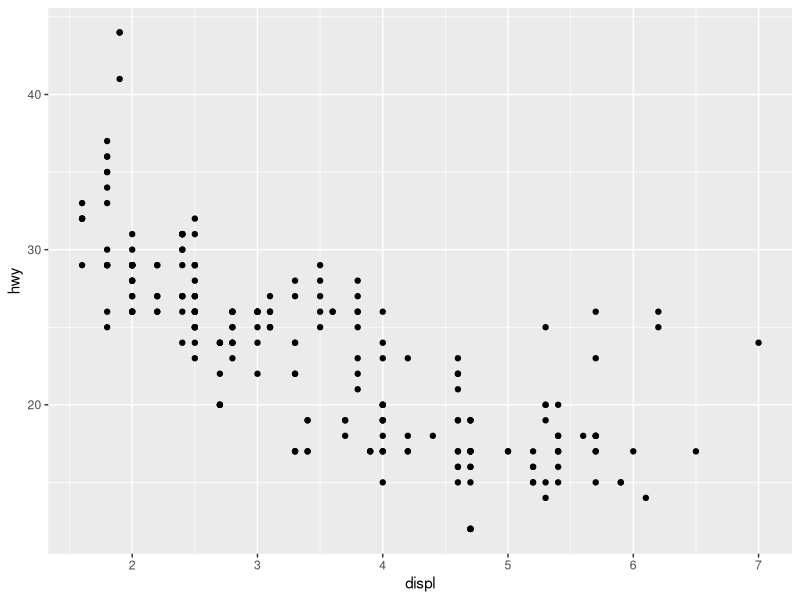
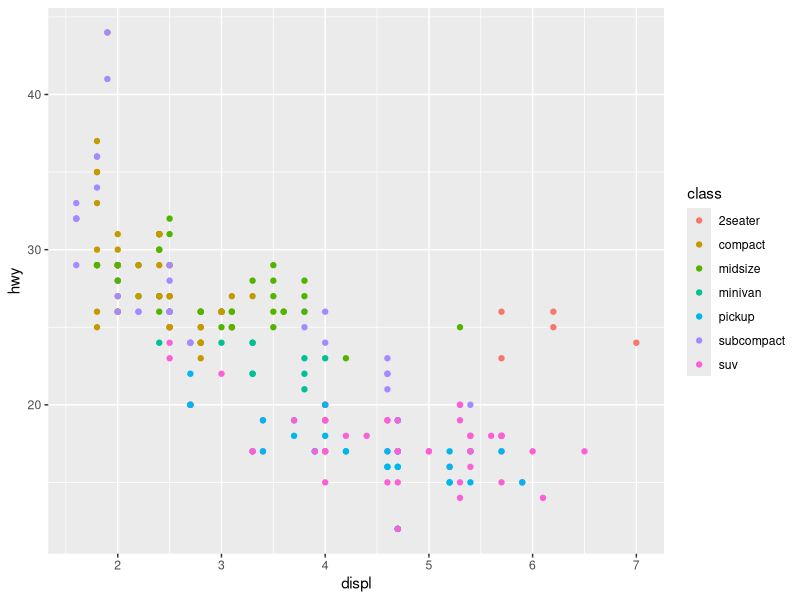
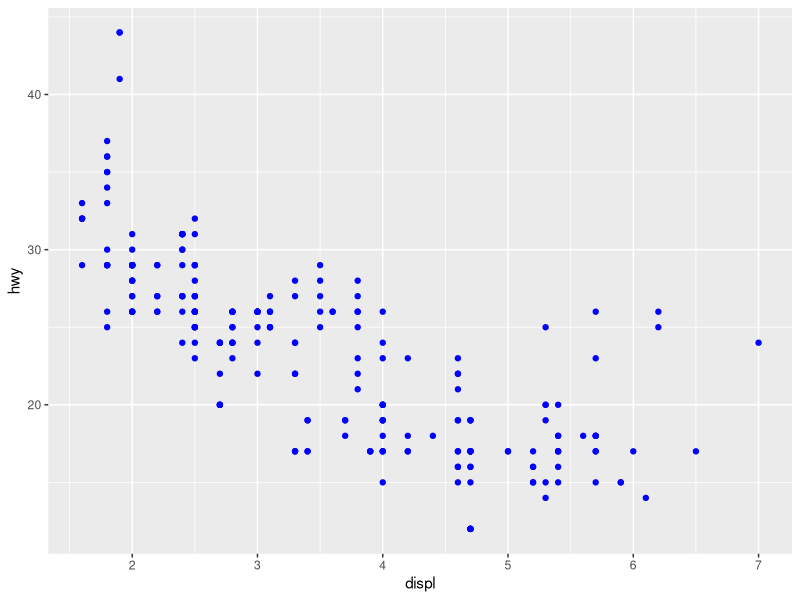
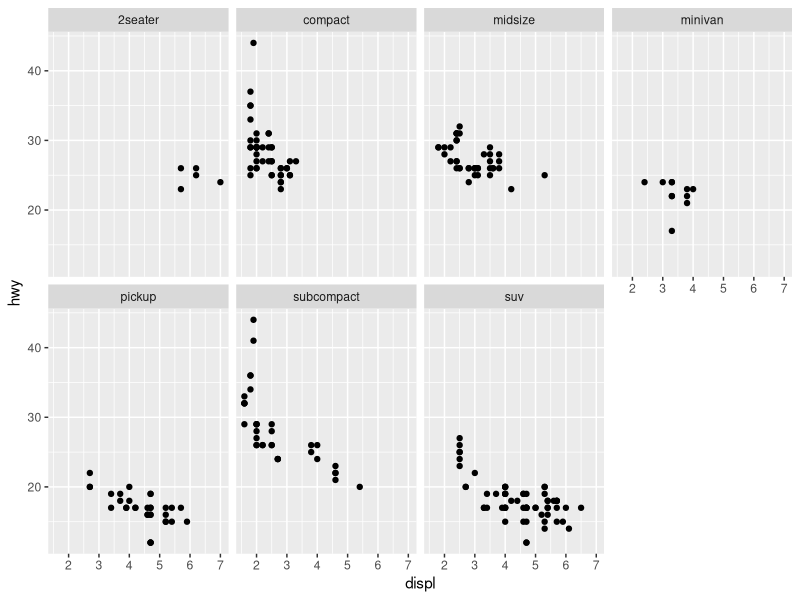
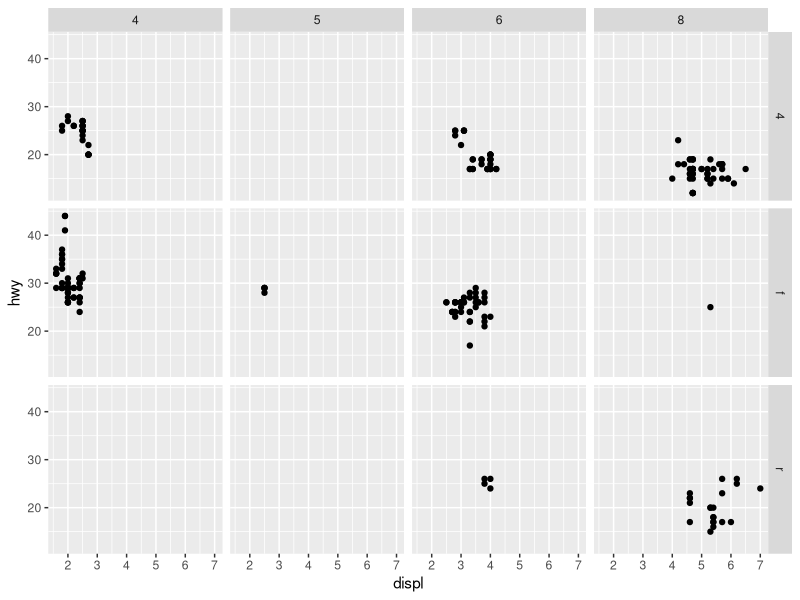
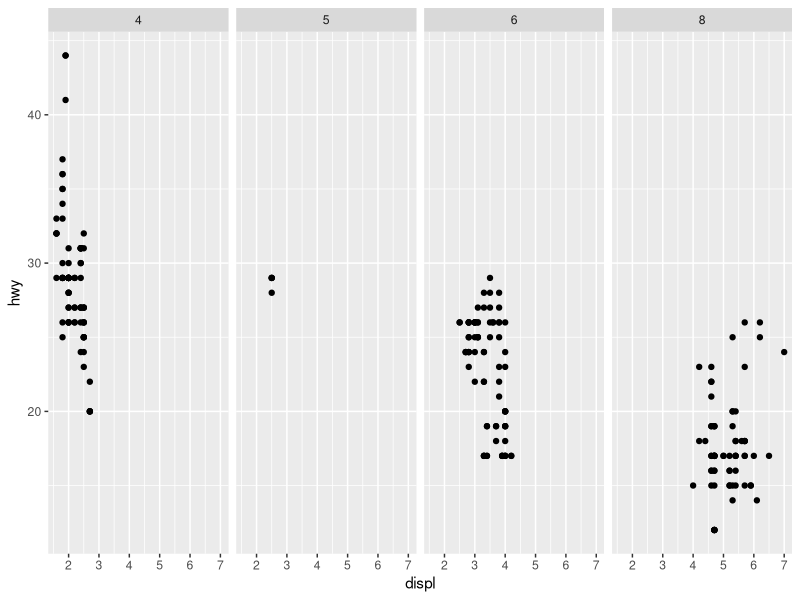
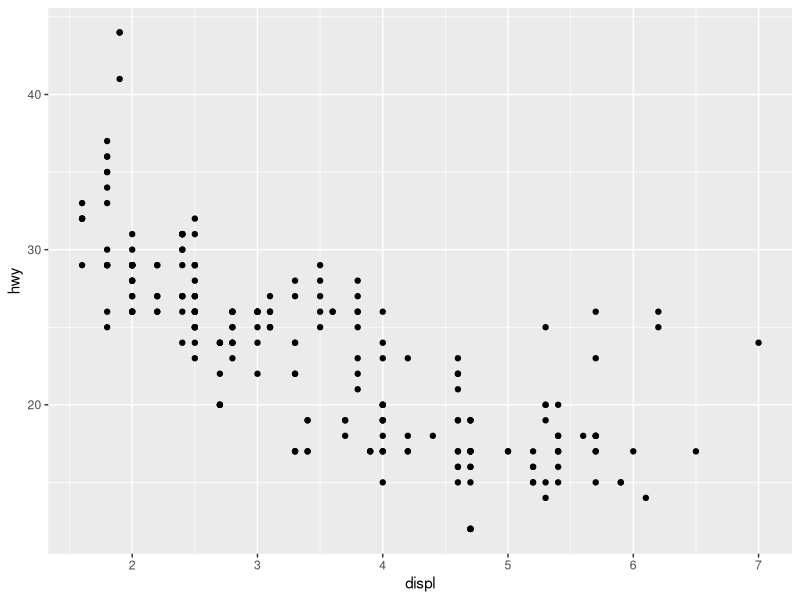
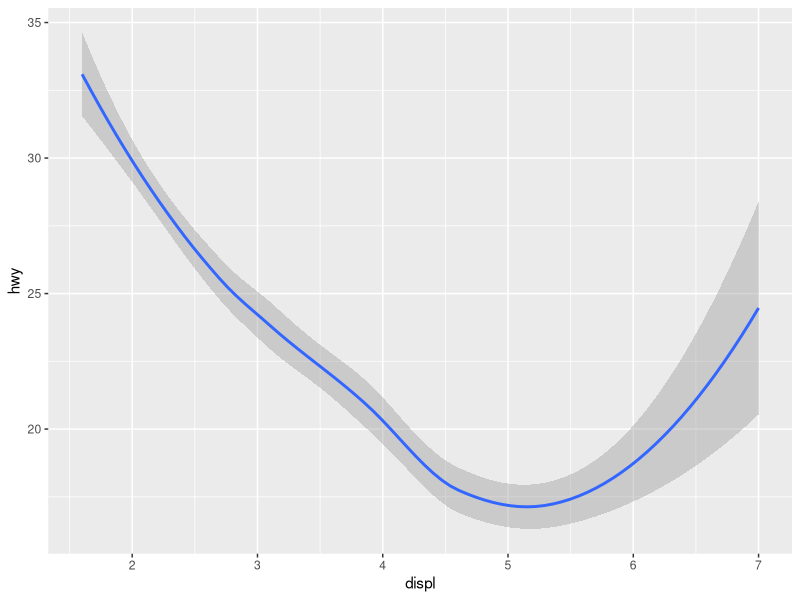

These charts were generated, in order, by the following R code:

#### Preface ######################################################################################

### Data Science Model ############################################################################

# First you must import your data. This typically means that you take data stored in a file, 
# database, or web API, and load it into a data frame in R. 

# Next, it's a good idea to tidy the data, which means storing it in a consistent form that matches 
# the semantics of the dataset with the way it's stored. In short, when your data is tidy, each 
# column is a variable and each row is an observation. 

# Once data is tidy, a common first step is to transform the data. Transformation includes 
# narrowing in on observations of interest, creating new variables that are functions of existing 
# variables, and calculating a set of summary statistics.

# Together, tidying and transforming are called wrangling. Once you have tidy data, there are two 
# main engines of knowledge generation: visualization and modeling.

# A good visualization will show you things that you did not expect or raise new questions about 
# the data. It may also hint that you're asking the wrong question, or need to collect different 
# data. 

# Once you've made your questions sufficiently precise, you can use a model to answer them. Every 
# model makes assumptions, and by its nature a model cannot question its own assumptions. That 
# means that a model can't fundamentally surprise you. 

# The last step of a data science project is communication. It doesn't matter how well your models 
# and visualizations have led you to understand the data unless you can also communicate your 
# results to others. 

# Data exploration is the art of looking at your data, rapidly generating hypotheses, quickly 
# testing them, then repeating again and again. The goal is to generate many promising leads that 
# you can later explore in more depth.

#### Chapter 1: Data Visualization with ggplot2 ###################################################

library('ggplot2')
library('tidyverse')

# ggplot2 implements the grammar of graphics, a coherent system for describing and building graphs. 

# If we need to be explicit about where a function (or dataset) comes from, we'll use the special 
# form package::function()

### First Steps ###################################################################################

## The mpg Data Frame *****************************************************************************

# The mpg data set is a data frame found within ggplot2 (ggplot2::mpg). A data frame is a 
# rectangular collection of variables (in the columns) and observations (in the rows). mpg contains
# observations collected by the US EPA on 38 models of cars:

# Long-form
ggplot2::mpg

# Short-form
mpg

## Creating a ggplot ******************************************************************************

# With ggplot2, you begin a plot with the function ggplot(), which creates a coordinate system that 
# you can add layers to. The first argument of ggplot() is the data to use in the graph. So the 
# line ggplot(data=mpg) creates an empty graph. The function geom_point() adds a layer of points to 
# your plot, which creates a scatterplot. Each geom function in ggplot2 takes a mapping argument, 
# which defines how variables in your data are mapped to visual properties. The mapping argument is 
# always paired with aes(), and the x and y arguments specify which variables to map to the 
# respective axes:
ggplot(data = mpg) + 
  geom_point(mapping = aes(x = displ, y = hwy))

## Graphing Template ******************************************************************************

# ggplot(data = <DATA>) +
#   <GEOM_FUNCTION>(mapping = aes(<MAPPINGS))

### Aesthetic Mappings ############################################################################

# You can add a third variable, like class, to a two-dimensional scatterplot by mapping it to an 
# aesthetic, which is a visual property of the objects in your plot. They can include things like 
# the size, shape, and color of your points. 

# You can convey information about your data by mapping the aesthetics in your plot to the 
# variables in your data:
ggplot(data = mpg) + 
  geom_point(mapping = aes(x = displ, y = hwy, color = class))

# You can also set the aesthetic properties of your geom manually. To set an aesthetic manually, 
# set the property by name as an argument of your geom function, outside of the aes() argument: 
ggplot(data = mpg) + 
  geom_point(mapping = aes(x = displ, y = hwy), color = 'blue')

# One common problem when creating ggplot2 graphics is to put the + in the wrong place: it has to 
# be at the end of a line, not the beginning.

# It'll interpret the inputs as different classes, depending on what the inputs look like (in this 
# case it treats the booleans as two separate classes)

### Facets ########################################################################################

# Another way to add additional variables is to split your plot into facets, which are subplots 
# that each display one subset of the data. 

# To facet your plot by a single variable, use facet_wrap(), the first argument of which should be 
# a formula, which you create with a ~ followed by a variable name (here "formula" is the name of a 
# data structure in R, not an "equation"). The variable that you pass to facet_wrap() should be 
# discrete:
ggplot(data = mpg) + 
  geom_point(mapping = aes(x = displ, y = hwy)) + 
  facet_wrap(~ class, nrow = 2)

# To facet your plot on the combination of two variables, add facet_grid() to your plot call. This 
# time the formula should contain two variable names separated by a ~ where the left variable will 
# be the y-axis and the right variable will be the x-axis:
ggplot(data = mpg) + 
  geom_point(mapping = aes(x = displ, y = hwy)) + 
  facet_grid(drv ~ cyl)

# If you prefer to not facet in the rows or columns dimension, use a '.' instead of a variable 
# name:
ggplot(data = mpg) + 
  geom_point(mapping = aes(x = displ, y = hwy)) + 
  facet_grid(. ~ cyl)

### Geometric Objects #############################################################################

# A geom is the geometrical object that a plot uses to represent data. To change the geom in your 
# plot, change the geom function that you add to ggplot():

# scatter
ggplot(data = mpg) + 
  geom_point(mapping = aes(x = displ, y = hwy))

# line
ggplot(data = mpg) + 
  geom_smooth(mapping = aes(x = displ, y = hwy))

# You can set the linetype of line in geom_smooth(), where it'll draw a different line for each 
# unique value of the variable that you map to linetype:
ggplot(data = mpg) + 
  geom_smooth(mapping = aes(x = displ, y = hwy, linetype = drv))

# Many geoms use a single geometric object to display multiple rows of data. For these geoms, you 
# can set the group aesthetic to a categorical variable to draw multiple objects. It'll draw a 
# separate object for each unique value of the grouping variable:

# In practice, it'll automatically group the data for these geoms whenever you map an aesthetic to 
# a discrete variable (as in the use of linetype). It's convenient to rely on this feature because 
# the group aesthetic by itself does not add a legend:
ggplot(data = mpg) + 
  geom_smooth(mapping = aes(x = displ, y = hwy))

ggplot(data = mpg) + 
  geom_smooth(mapping = aes(x = displ, y = hwy, group = drv))

ggplot(data = mpg) + 
  geom_smooth(
    mapping = aes(x = displ, y = hwy, color = drv),
    show.legend = FALSE
  )

# To display multiple geoms in the same plot, add multiple geom functions to ggplot():
ggplot(data = mpg) + 
  geom_point(mapping = aes(x = displ, y = hwy)) + 
  geom_smooth(mapping = aes(x = displ, y = hwy))

# To avoid duplication of code (and hence reduce the need to change things at multiple spots) you 
# may pass a set of mappings, which will be treated as global mappings to each geom in the graph:
ggplot(data = mpg, mapping = aes(x = displ, y = hwy)) + 
  geom_point() + 
  geom_smooth()

# If you pass mappings in a geom function, they'll be treated as local mappings for the layer. 
# It'll use these mappings to extend of overwrite the global mappings for that layer only:
ggplot(data = mpg, mapping = aes(x = displ, y = hwy)) + 
  geom_point(mapping = aes(color = class)) + 
  geom_smooth()

# You can use the same idea to specify different data for each layer. Here, our smooth line 
# displays just a subset of the mpg data. The local data argument in geom_smooth overwrites the 
# global data argument: 
ggplot(data = mpg, mapping = aes(x = displ, y = hwy)) + 
  geom_point(mapping = aes(color = class)) +
  geom_smooth(
    data = filter(mpg, class == 'subcompact'),
    se = FALSE
  )

### Statistical Transformations ###################################################################

# The following bar chart displays the total number of diamonds in the diamonds dataset, grouped 
# by cut:
ggplot(data = diamonds) + 
  geom_bar(mapping = aes(x = cut))

# Boxplots compute a robust summary of the distribution and display a specially formatted box. The 
# algorithm used to calculate new values for a graph is called a stat, or statistical 
# transformation. geom_bar() uses stat_count() by default.

# You can generally use geoms and stats interchangeably. This works because every geom has a 
# default stat, and every stat has a default geom:
ggplot(data = diamonds) + 
  stat_count(mapping = aes(x = cut))

# There are three reasons you may need to use a stat explicitly:

# 1) You may want to override the default stat. In the following code, the stat of geom_bar() is 
#    changed from count to identity, which allows the mapping of the heigth of the bars to the raw 
#    values of y. 

demo <- tribble(
  ~a, ~b,
  'bar_1', 20,
  'bar_2', 30,
  'bar_3', 40
)

ggplot(data = demo) + 
  geom_bar(
    mapping = aes(x = a, y = b), stat = 'identity'
  )

# 2) You may want to override the default mapping from transformed variables to aesthetics. For 
#    example, you might want to display a bar chart of proportion instead of count.

ggplot(data = diamonds) + 
  geom_bar(
    mapping = aes(x = cut, y = after_stat(prop), group = 1)
  )

# 3) You may want to draw greater attention to the statistical transformation. For example, you may 
#    use stat_summary(), which summarizes the y values for each unique x value.

ggplot(data = diamonds) + 
  stat_summary(
    mapping = aes(x = cut, y = depth),
    fun.min = min,
    fun.max = max,
    fun = median
  )

### Position Adjustments ##########################################################################

# You can color a bar chart using either the color aesthetic or the fill aesthetic:
ggplot(data = diamonds) + 
  geom_bar(mapping = aes(x = cut, color = cut))

ggplot(data = diamonds) + 
  geom_bar(mapping = aes(x = cut, fill = cut))

# Note what happens if you map the fill aesthetic to another variable. The bars are automatically 
# stacked; each colored rectangle represents a combination of cut and clarity:
ggplot(data = diamonds) + 
  geom_bar(mapping = aes(x = cut, fill = clarity))

# The stacking is performed automatically by the position adjustment specified by the position 
# argument. If you don't want a stacked bar chart, you can use 'identity', 'dodge', or 'fill'.

# Identity will place each object exactly where it falls in the context of the graph. This is not 
# very useful for bar charts:
ggplot(data = diamonds,
       mapping = aes(x = cut, fill = clarity)
) + 
  geom_bar(alpha = 0.20, position = 'identity')

ggplot(
  data = diamonds,
  mapping = aes(x = cut, color = clarity)
) + 
  geom_bar(fill = NA, position = 'identity')

# The identity position adjustment is more useful for 2D geoms, like points, where it is the 
# default.

# Fill works like stacking, but makes each set of stacked bars the same height. This makes it 
# easier to compare proportions across groups:
ggplot(data = diamonds) + 
  geom_bar(
    mapping = aes(x = cut, fill = clarity),
    position = 'fill'
  )

# Dodge places overlapping objects directly beside one another. This makes it easier to compare 
# individual values:
ggplot(data = diamonds) + 
  geom_bar(
    mapping = aes(x = cut, fill = clarity),
    position = 'dodge'
  )

# There's another type of adjustment that's not useful for bar charts, but it can be very useful 
# for scatterplots. Sometimes data is rounded, which leads to grid like plots (many points will
# overlap each other. This can be avoided by adding tiny random noise to each point to avoid the 
# overlapping nature:
ggplot(data = mpg) + 
  geom_point(
    mapping = aes(x = displ, y = hwy),
    position = 'jitter'
  )

### Coordinate Systems ###########################################################################

# The default coordinate system is the Cartesian coordinate system where the x and y positions act 
# independently to find the location of each point. There are other coordinate systems that are 
# occasionally helpful.

# coord_flip() switches the x and y axes. This is useful if you want horizontal boxplots. It's also 
# useful for long labels:
ggplot(data = mpg, mapping = aes(x = class, y = hwy)) + 
  geom_boxplot()

ggplot(data = mpg, mapping = aes(x = class, y = hwy)) + 
  geom_boxplot() + 
  coord_flip()

# coord_quickmap() sets the aspect ratio correctly for maps. This is important if you're plotting 
# spatial data with ggplot2:
nz <- map_data('nz')

ggplot(data = nz, mapping = aes(x = long, y = lat, group = group)) + 
  geom_polygon(fill = 'white', color = 'black')

ggplot(data = nz, mapping = aes(x = long, y = lat, group = group)) + 
  geom_polygon(fill = 'white', color = 'black') + 
  coord_quickmap()

# coord_polar() uses polar coordinates, which reveal an interesting connection between a bar chart 
# and a Coxcomb chart:
bar <- ggplot(data = diamonds) + 
  geom_bar(
    mapping = aes(x = cut, fill = cut),
    show.legend = FALSE,
    width = 1
  ) + 
  theme(aspect.ratio = 1) + 
  labs(x = NULL, y = NULL)

bar + coord_flip()
bar + coord_polar()

# To save your plot (with better resolution):
ggsave(bar, file = "bar.png", dpi = 700) 

### Layered Grammar of Graphics ###################################################################

# Let's add position adjustments, stats, coordinate systems, and faceting to our code template:

# my_plot <- ggplot(data = <DATA>) + 
#   <GEOM_FUNCTION>(
#     mapping = aes(<MAPPINGS>),
#     stat = <STAT>,
#     position = <POSTION>
#   ) + 
#   <COORDINATE_FUNCTION> + 
#   <FACET_FUNCTION>

# The grammar of graphics is based on the insight that you can uniquely describe any plot as a 
# combination of a dataset, a geometry, a set of mappings, a statistical transformation, a position 
# adjustment, a coordinate system, and a faceting scheme. 
